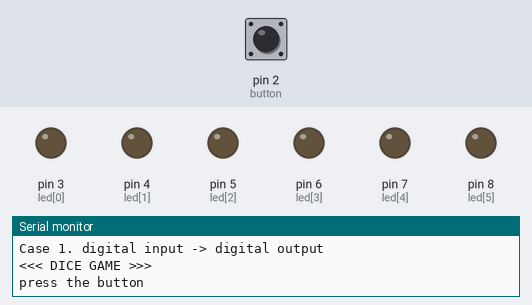
A sketch run on a simulated Arduino Uno, built with avr-gcc and run on an emulated ATmega328P. On the bench: output pins drawn as LEDs (lit = HIGH), the last lines printed to the serial monitor. Dashed ring = blinking. The inputs (shaded band) are chosen by the test bench; at power-on: pin 2 (button) LOW. Random numbers use the default seed unless the sketch sets one.

Above: at 1.2 s.
1.3 s: pin 2 (button) pulled HIGH for 0.15 s
At 2.0 s:
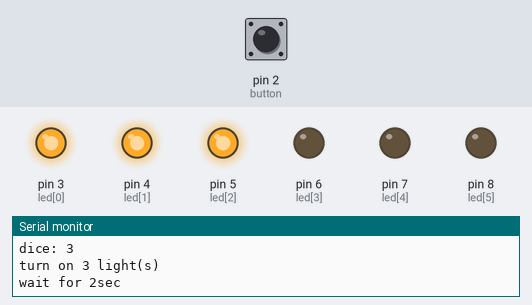
At 4.0 s:
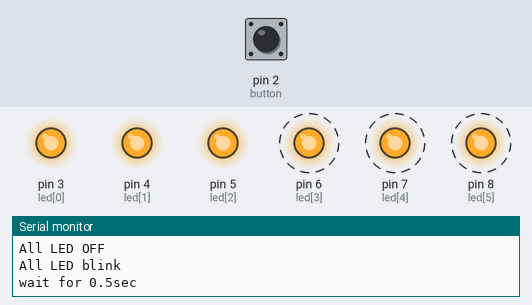
Timing chart, 0 to 7.6 s (numbered marks = the images above; inputs shaded):
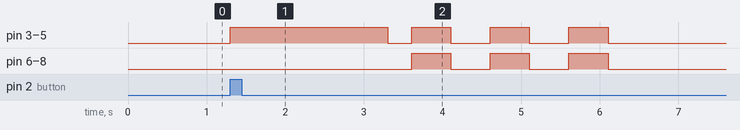

The sketch:

DigitalInput_DigitalOutput_DiceGame.ino
```cpp
/* Case 1. digital input -> digital output */
const int led[6]={3,4,5,6,7,8}; //led를 3~8번 Pin에 연결합니다
const int button=2; //button을 2번 Pin에 연결합니다
int randNumber; //난수를 저장하는 변수선언
int last_state=0; //버튼의 과거상태를 저장하는 변수선언
int current_state=0; //버튼의 현재상태를 저장하는 변수선언

void setup()
{
  Serial.begin(9600); //시리얼 통신을 9600속도로 시작
  pinMode(button, INPUT); //button을 입력으로 지정
  for(int i=0; i<6; i++)
  {
    pinMode(led[i], OUTPUT); //led 6개를 출력으로 지정
  }
  randomSeed(analogRead(0)); //Seed값을 floating상태인 analog 0번 Pin에서 읽습니다
  Serial.println("");
  Serial.println("Case 1. digital input -> digital output");
  Serial.println("<<< DICE GAME >>>");
  Serial.println("press the button");
}

void loop()
{
  current_state=digitalRead(button); //버튼의 상태를 읽어 current_state값에 넣음
  if(current_state!=last_state) //Button debouncing
  {
    if(current_state==HIGH)
    {
      Serial.println("Button ON!");
      Serial.println("Roll the dice");
      randNumber=random(6); //0~5 사이의 난수를 생성합니다
      Serial.print("dice: ");
      Serial.println(randNumber+1);
      ledon(randNumber); //함수호출
    }
    last_state=current_state;
    delay(50);
  }
}
/*
  ledon함수는 매개변수 number의 수만큼 켜지고 2초동안 delay합니다
  그 뒤 모든 LED가 꺼지고 blink를 3회반복하고 종료됩니다.
*/
void ledon(int number)
{
  for(int i=0; i<=number; i++)
    digitalWrite(led[i], HIGH);
  Serial.print("turn on ");
  Serial.print(number+1);
  Serial.println(" light(s)");
  Serial.println("wait for 2sec");
  delay(2000);
  for(int i=0; i<6; i++)
    digitalWrite(led[i], LOW);
  Serial.println("All LED OFF");
  delay(300);
  Serial.println("All LED blink");
  for(int i=0; i<3; i++)
  {
    for(int j=0; j<6; j++)
       digitalWrite(led[j], HIGH);
    Serial.println("wait for 0.5sec");
    delay(500);
    for(int j=0; j<6; j++)
       digitalWrite(led[j], LOW);
    Serial.println("wait for 0.5sec");
    delay(500);
  }
  Serial.println("Next Turn!!\n");
}
```

Measured:
- after the input at 1.3 s, pin 3 (led[0]), pin 4 (led[1]), pin 5 (led[2]): LOW → HIGH at once, → LOW 2.0 s later, → HIGH 0.30 s later, → LOW 0.50 s later, … (8 changes in this stretch); pin 6 (led[3]), pin 7 (led[4]), pin 8 (led[5]): alternates HIGH for 0.50 s and LOW for 0.50 s, 6 changes in all, then stays LOW, starting after 2.3 s
